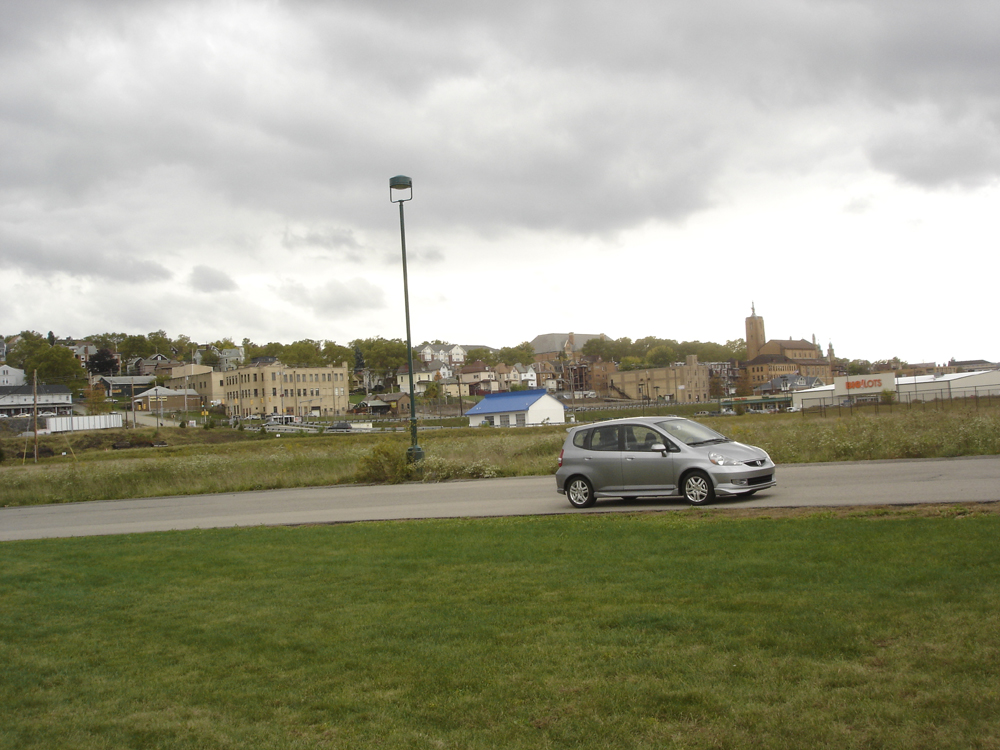
%> input picture Homeworks/Images/1/Car1.jpg, 1000 x 750 px
$ octave S112.m   (GNU Octave 9; MATLAB toolbox functions it lacks are replaced by stand-ins)
%> lines starting %> are read from the running program, lines starting %| are printed output that depends on the picture
car1_image = imread("HW/Homeworks/Images/1/car1.jpg");
%> car1_image is the input picture: size 750x1000x3 uint8; mean R, G, B 155.6, 155.7, 134.5
car2_image = imread("HW/Homeworks/Images/1/car2.jpg");
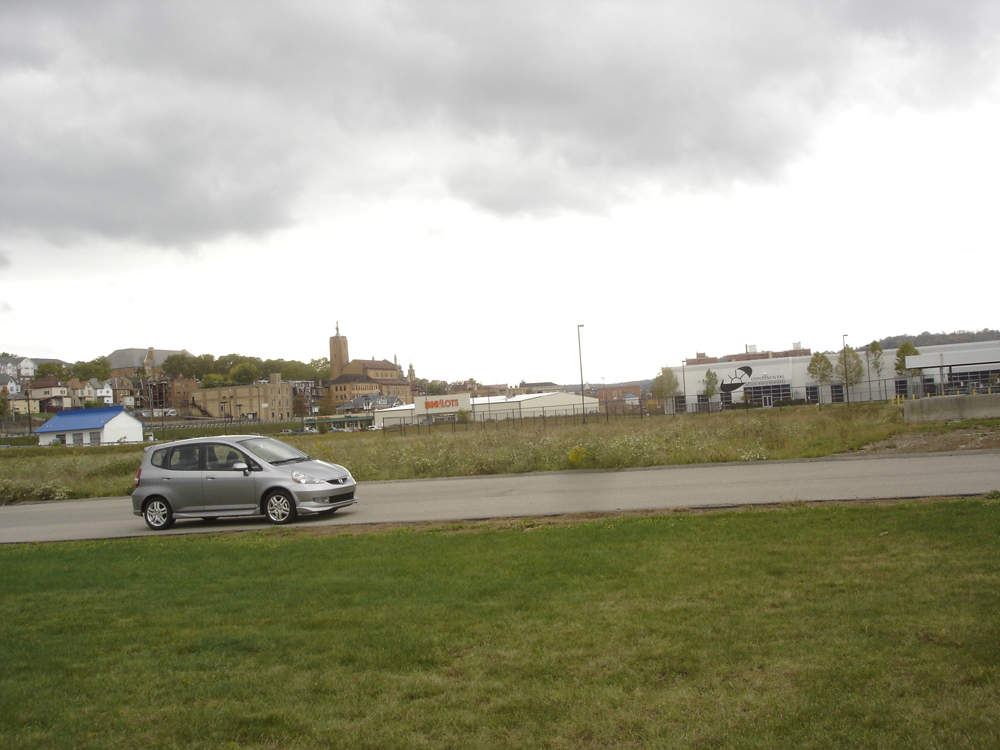
%> input picture Homeworks/Images/1/Car2.jpg, 1000 x 750 px
%> car2_image is the input picture: size 750x1000x3 uint8; mean R, G, B 164.9, 164.3, 144.6

width = 1430;
output = zeros(750,width,3,'uint8');
overlap_start_im1 = 433;

for i=1:750
    for j=1:overlap_start_im1
        output(i,j,:) =  car1_image(i,j,:);
    end
end
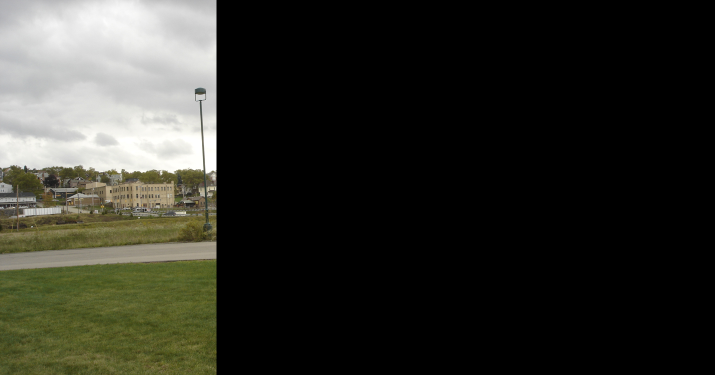
%> output: size 750x1430x3 uint8 (shown at 1/2 size); mean R, G, B 46.2, 46.3, 39.6


[x1,y1] = deal(475.5859,476.0155);
[x2,y2] = deal(571.8058,335.1220);
[x3,y3] = deal(831.2560,345.4313);
[x4,y4] = deal(759,463);

[v1,w1] = deal(52,498);
[v2,w2] = deal(151,349);
[v3,w3] = deal(410,366);
[v4,w4] = deal(340,482);

syms c1 c2 c3 c4 c5 c6 c7 c8
%> (this line was passed over: syms is not available in this run)

%> (the run ends here)
